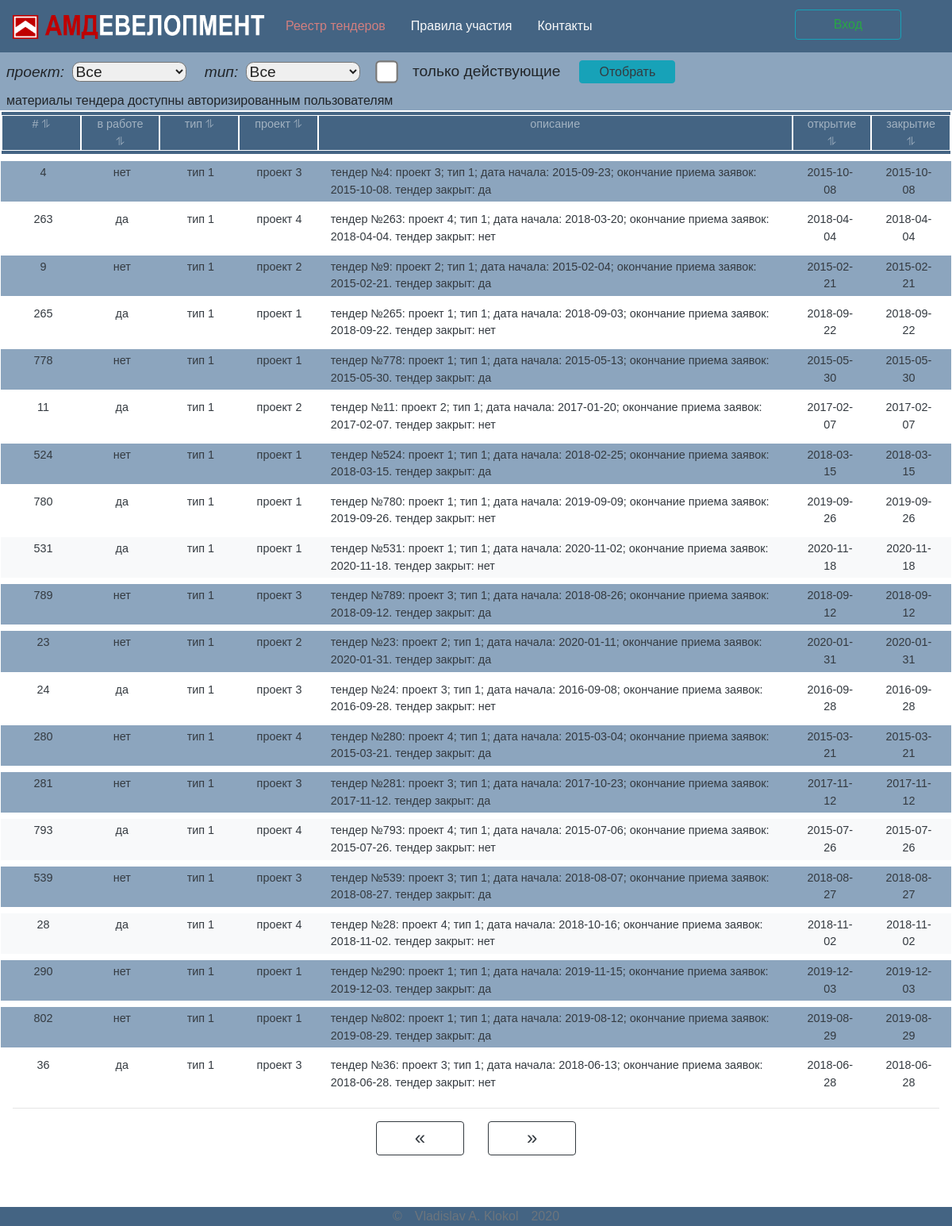
Page /?sort=type on the committed database.
### tables this page shows
CREATE TABLE `tenders` (
  `id` int(5) NOT NULL,
  `delete` tinyint(1) NOT NULL DEFAULT '0',
  `close` tinyint(1) NOT NULL DEFAULT '0',
  `type` int(2) DEFAULT NULL,
  `project` int(3) DEFAULT NULL,
  `description` text,
  `date_open` date NOT NULL,
  `date_close` date NOT NULL,
  `documents` varchar(2048) DEFAULT NULL
);

CREATE TABLE `type` (
  `id` int(3) NOT NULL,
  `uid` int(11) DEFAULT NULL,
  `name` varchar(256) NOT NULL
);

CREATE TABLE `project` (
  `id` int(3) NOT NULL,
  `uid` int(11) NOT NULL,
  `name` text NOT NULL
);

### index.php (called while the page is built, shortened)
<?php
 require $_SERVER['DOCUMENT_ROOT'] . '/views/layouts/headerConf.php';
 require $_SERVER['DOCUMENT_ROOT'] . '/views/layouts/header.php';
?>
<?php
require $_SERVER['DOCUMENT_ROOT'] . '/views/tender.php';
?>
<?php
 require $_SERVER['DOCUMENT_ROOT'] . '/views/layouts/footer.php';
?>

### module/pdo_query.php (called while the page is built, shortened)
<?php
function getTable($pdo, $table, $where = NULL,  $sort = NULL, $limit = NULL)
{
    $sql = "SELECT * FROM `$table`
    WHERE " . ($table == 'tenders' ? '`delete`=0 AND ' : '') . ($where == NULL ? '1' : "$where")
        . ($sort == NULL ? "" : " ORDER BY $sort")
        . ($limit == NULL ? "" : " LIMIT $limit");
    $stmt = $pdo->prepare($sql);
    $stmt->execute();
    return $stmt->fetchAll();
}

### views/tender.php (the view, shortened to what this page needs)
<?php
$project = getTable($pdo, 'project');
$type = getTable($pdo, 'type');
$limit = ' ' . ($_SESSION['page'] * 20) . ', 20';
if (isset($_POST['select'])) {
    $prj = $_SESSION['project'] = $_POST['project'];
    $tp = $_SESSION['type'] = $_POST['type'];
    $open =  $_SESSION['onlyOpen'] = isset($_POST['onlyOpen']) ? 1 : 0;
} else {
    $prj = $_SESSION['project'];
    $tp = $_SESSION['type'];
    $open =  $_SESSION['onlyOpen'];
};
$where = '';
if (isset($_GET['sort'])) {
    $sort = '`' . $_SESSION['sort']['fild'] . '` ' . $_SESSION['sort']['direct'];
} else {
    $sort = '';
};
$tenders = getTable($pdo, 'tenders', $where, $sort, $limit);
?>
<form action="/" method="POST" class=" pl-2 d-flex justify-content-between align-items-center lex-wrap row bg-secondary pt-2">
    <div class="d-flex justify-content-start align-items-center">
        <label class="title-select  text-right ">проект:
            <select class=" m-1 list-select" id="project" name='project'>
                <option value=0>Все</option>
            </select>
        </label>
        <label class="title-select  text-right">тип:
            <select class=" m-1 list-select" id="type" name='type'>>
                <option value=0>Все</option>
            </select>
        </label>
        <label class="ml-4" for="only-open">
            <input class="form-check-input" type="checkbox" name="onlyOpen" id="only-open" <?= $open ? 'checked' : '' ?>>
            <span class="check-box__title">только действующие</span>
        </label>
        <input type="submit" name="select" value="Отобрать" class="btn btn-info text-dark btn-select ml-4">
    </div>
    <div class="pr-3">материалы тендера доступны авторизированным пользователям</div>
</form>
<div class="row">
    <div class="col-12  tender-tab border border-white ">
        <div class="row text-white-50 bg-dark text-center border border-white pt-1 pb-1">
            <div class="col-1 border border-white cell-table">
                <a href="/?sort=id" class="text-white-50"># &#10606;</a>
            </div>
            <div class="col-1 border border-white cell-table">
                <a href="/?sort=close" class="text-white-50">в работе &#10606;</a>
            </div>
            <div class="col-1 border border-white cell-table">
                <a href="/?sort=type" class="text-white-50">тип &#10606;</a>
            </div>
            <div class="col-1 border border-white cell-table">
                <a href="/?sort=project" class="text-white-50">проект &#10606;</a>
            </div>
            <div class="col border border-white cell-table text-white-50"">
                описание
            </div>
            <div class=" col-1 border border-white cell-table">
                <a href="/?sort=date_open" class="text-white-50">открытие &#10606;</a>
            </div>
            <div class="col-1 border border-white cell-table">
                <a href="/?sort=date_close" class="text-white-50">закрытие &#10606;</a>
            </div>
        </div>
        <?php
        $bg = true;
        foreach ($tenders as $tender) {
            foreach ($project as $value) {
                if ($value['id'] == $tender['project']) {
                    $prj = $value['name'];
                    break;
                }
            }
            foreach ($type as $value) {
                if ($value['id'] == $tender['type']) {
                    $tp = $value['name'];
                    break;
                }
            }
        ?>
            <div class=" row text-white-50 text-left <?= ($tender['close'] ? 'bg-secondary' : ($bg ? 'bg-light' : 'bg-wite')) ?> mb-2 mt-2 p-1">
                <div class="col-1 text-dark text-center cell-table"><?= $tender['id'] ?></div>
                <div class="col-1 text-dark text-center cell-table"><?= $tender['close'] == 1 ? 'нет' : 'да' ?></div>
                <div class="col-1 text-dark text-center cell-table"><?= $tp ?></div>
                <div class="col-1 text-dark text-center cell-table"><?= $prj ?></div>
                <div class="col text-dark cell-table"><?= $tender['description'] ?></div>
                <div class="col-1 text-dark text-center cell-table"><?= $tender['date_open'] ?></div>
                <div class="col-1 text-dark text-center cell-table"><?= $tender['date_close'] ?></div>
            </div>
        <?php $bg = $bg == true ? false : true;
        } ?>
        <hr>
        <div class="row paginator d-flex justify-content-center mb-3">
            <div class="col text-right">
                <a href="/?page=left" class="btn btn-outline-dark pl-5 pr-5 ">
                    <span class="h4">&#171;</span>
                </a>
            </div>
            <div class="col text-left">
                <a href="/?page=right" class="btn btn-outline-dark pl-5 pr-5 ">
                    <span class="h4">&#187;</span>
                </a>
            </div>
        </div>

### css/style.css (style rules this page uses)
body { font-family: Arial, Helvetica, sans-serif; }
.title-select { font-family: Arial, Helvetica, sans-serif ; font-weight: normal; font-size: 1.2em; text-align: center; font-style: italic; margin-right: 1em; }
#only-open { transform: scale(2.2,2.2); margin-top: 0.5em; }
.check-box__title { margin-left: 1em; font-size: 1.2em; text-align: center; }
.btn-select { font-size: 1em; font-weight: normal; padding: 0.1em 2vw; margin-top: -0.5em; }
.list-select { width:12vw; border-radius: 0.5em 0.5em; }
.tender-tab { min-height: 75vh; }
.cell-table { word-wrap: break-word; font-size: 0.9em; }
.bg-dark { background-color: #446483 !important; }
.bg-secondary { background-color: #8ca5be !important; }

### rows in the picture
tenders: id "4", close "нет", description "тендер №4: проект 3; тип 1; дата начала: 2015-09-23; окончание приема заявок: 2015-10-08. тендер закрыт: да", date_open "2015-10-08", date_close "2015-10-08"
type: name "тип 1"
project: name "проект 3"
tenders: id "263", close "да", description "тендер №263: проект 4; тип 1; дата начала: 2018-03-20; окончание приема заявок: 2018-04-04. тендер закрыт: нет", date_open "2018-04-04", date_close "2018-04-04"
project: name "проект 4"
tenders: id "9", close "нет", description "тендер №9: проект 2; тип 1; дата начала: 2015-02-04; окончание приема заявок: 2015-02-21. тендер закрыт: да", date_open "2015-02-21", date_close "2015-02-21"
project: name "проект 2"
tenders: id "265", close "да", description "тендер №265: проект 1; тип 1; дата начала: 2018-09-03; окончание приема заявок: 2018-09-22. тендер закрыт: нет", date_open "2018-09-22", date_close "2018-09-22"
project: name "проект 1"
tenders: id "778", close "нет", description "тендер №778: проект 1; тип 1; дата начала: 2015-05-13; окончание приема заявок: 2015-05-30. тендер закрыт: да", date_open "2015-05-30", date_close "2015-05-30"
tenders: id "11", close "да", description "тендер №11: проект 2; тип 1; дата начала: 2017-01-20; окончание приема заявок: 2017-02-07. тендер закрыт: нет", date_open "2017-02-07", date_close "2017-02-07"
tenders: id "524", close "нет", description "тендер №524: проект 1; тип 1; дата начала: 2018-02-25; окончание приема заявок: 2018-03-15. тендер закрыт: да", date_open "2018-03-15", date_close "2018-03-15"
tenders: id "780", close "да", description "тендер №780: проект 1; тип 1; дата начала: 2019-09-09; окончание приема заявок: 2019-09-26. тендер закрыт: нет", date_open "2019-09-26", date_close "2019-09-26"
tenders: id "531", close "да", description "тендер №531: проект 1; тип 1; дата начала: 2020-11-02; окончание приема заявок: 2020-11-18. тендер закрыт: нет", date_open "2020-11-18", date_close "2020-11-18"
tenders: id "789", close "нет", description "тендер №789: проект 3; тип 1; дата начала: 2018-08-26; окончание приема заявок: 2018-09-12. тендер закрыт: да", date_open "2018-09-12", date_close "2018-09-12"
tenders: id "23", close "нет", description "тендер №23: проект 2; тип 1; дата начала: 2020-01-11; окончание приема заявок: 2020-01-31. тендер закрыт: да", date_open "2020-01-31", date_close "2020-01-31"
tenders: id "24", close "да", description "тендер №24: проект 3; тип 1; дата начала: 2016-09-08; окончание приема заявок: 2016-09-28. тендер закрыт: нет", date_open "2016-09-28", date_close "2016-09-28"
tenders: id "280", close "нет", description "тендер №280: проект 4; тип 1; дата начала: 2015-03-04; окончание приема заявок: 2015-03-21. тендер закрыт: да", date_open "2015-03-21", date_close "2015-03-21"
tenders: id "281", close "нет", description "тендер №281: проект 3; тип 1; дата начала: 2017-10-23; окончание приема заявок: 2017-11-12. тендер закрыт: да", date_open "2017-11-12", date_close "2017-11-12"
tenders: id "793", close "да", description "тендер №793: проект 4; тип 1; дата начала: 2015-07-06; окончание приема заявок: 2015-07-26. тендер закрыт: нет", date_open "2015-07-26", date_close "2015-07-26"
tenders: id "539", close "нет", description "тендер №539: проект 3; тип 1; дата начала: 2018-08-07; окончание приема заявок: 2018-08-27. тендер закрыт: да", date_open "2018-08-27", date_close "2018-08-27"
tenders: id "28", close "да", description "тендер №28: проект 4; тип 1; дата начала: 2018-10-16; окончание приема заявок: 2018-11-02. тендер закрыт: нет", date_open "2018-11-02", date_close "2018-11-02"
tenders: id "290", close "нет", description "тендер №290: проект 1; тип 1; дата начала: 2019-11-15; окончание приема заявок: 2019-12-03. тендер закрыт: да", date_open "2019-12-03", date_close "2019-12-03"
tenders: id "802", close "нет", description "тендер №802: проект 1; тип 1; дата начала: 2019-08-12; окончание приема заявок: 2019-08-29. тендер закрыт: да", date_open "2019-08-29", date_close "2019-08-29"
tenders: id "36", close "да", description "тендер №36: проект 3; тип 1; дата начала: 2018-06-13; окончание приема заявок: 2018-06-28. тендер закрыт: нет", date_open "2018-06-28", date_close "2018-06-28"
